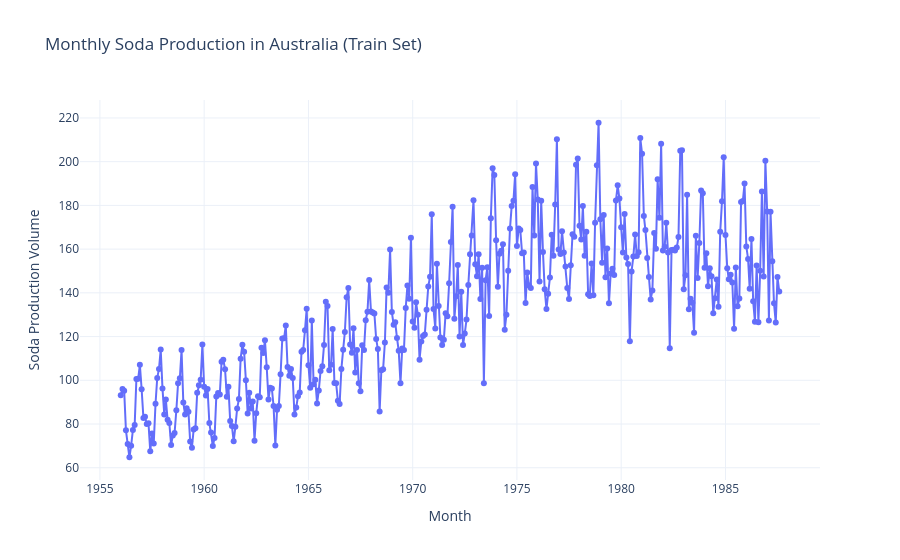

The notebook cell saved with this chart:
### Markdown cell above
**[SOAL]** Tampilkan time series plot untuk keseluruhan data tersebut, dengan waktu sebagai sumbu-x dan produksi soda sebagai sumbu-y. Gunakan `go.Scatter()` untuk keperluan ini ([referensi](https://plotly.com/python-api-reference/generated/plotly.graph_objects.Scatter.html)).

### Code cell
fig = go.Figure(
    go.Scatter(
        x=train.index,
        y=train['Monthly soda production'],
        mode='lines+markers',
        name='Train Set'
    )
)

fig.update_layout(
    title='Monthly Soda Production in Australia (Train Set)',
    xaxis_title='Month',
    yaxis_title='Soda Production Volume',
    template='plotly_white',
    hovermode='x unified'
)

fig.show()

### Figure 1 — Plotly figure (JSON) as saved in the notebook; plotly's stock layout.template omitted (floating-point values rounded to 4 significant figures; data arrays with more than 128 entries replaced by an {"elided": "..."} marker saying what was removed)
{"data": [{"mode": "lines+markers", "name": "Train Set", "type": "scatter", "x": {"elided": "380 str values"}, "y": {"elided": "380 float values"}}], "layout": {"hovermode": "x unified", "title": {"text": "Monthly Soda Production in Australia (Train Set)"}, "xaxis": {"title": {"text": "Month"}}, "yaxis": {"title": {"text": "Soda Production Volume"}}}}
